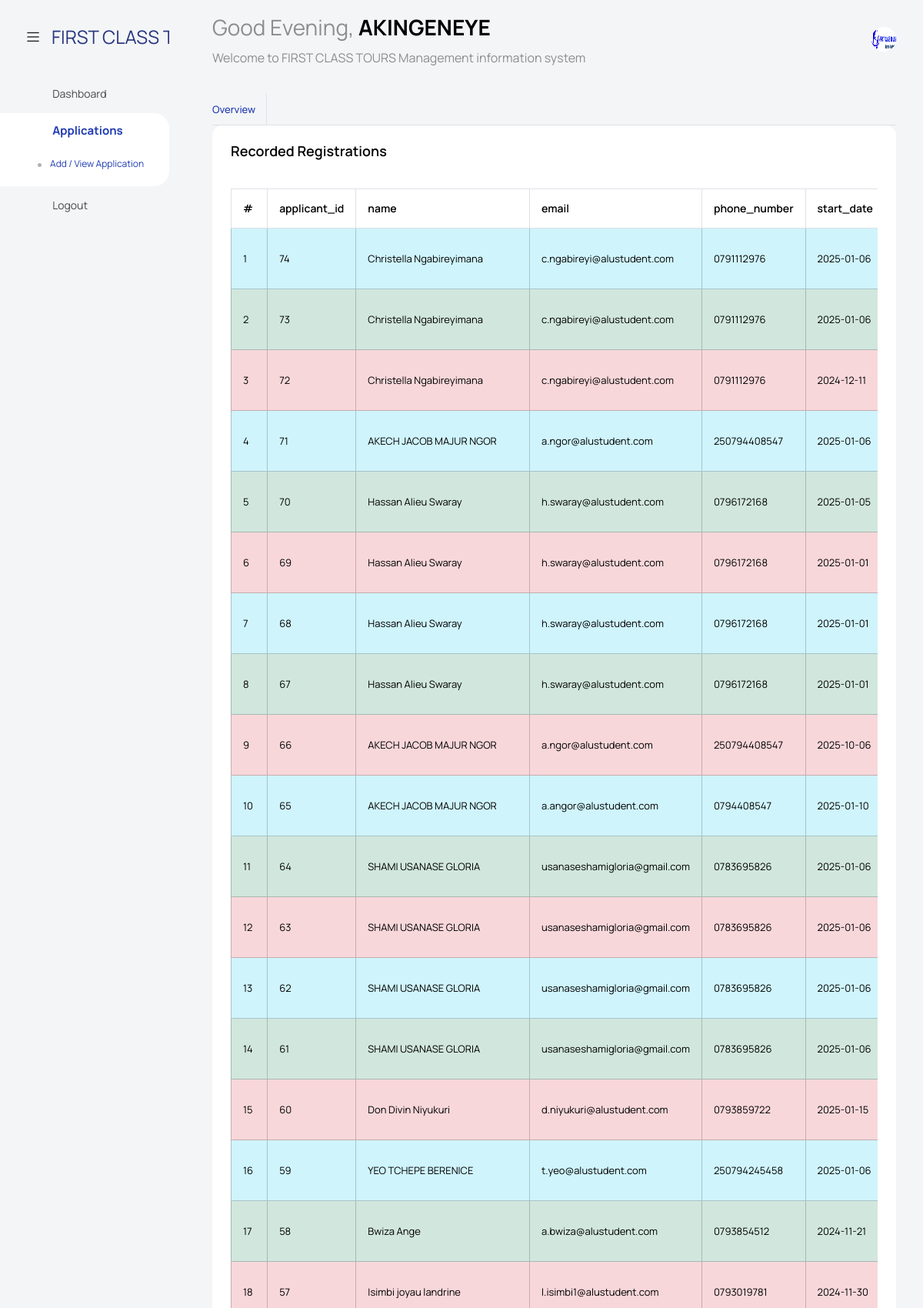
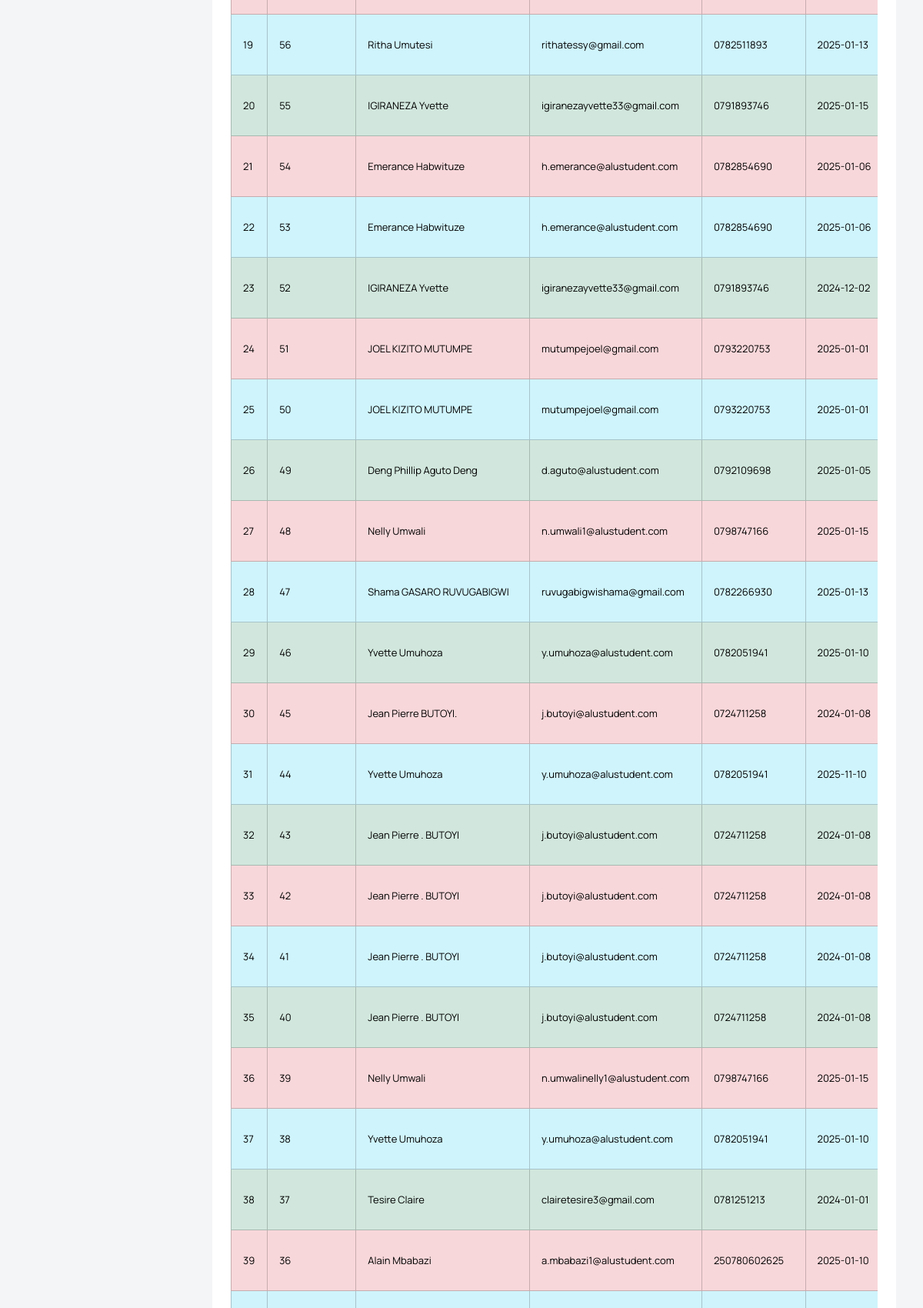
/application/dashboard/applications.php (signed in, upper part), run on the app's committed database (2 pictures, top to bottom).
### tables this page shows
CREATE TABLE `registrations` (
  `applicant_id` int(11) NOT NULL AUTO_INCREMENT,
  `name` varchar(100) DEFAULT NULL,
  `email` varchar(100) DEFAULT NULL,
  `phone_number` varchar(20) DEFAULT NULL,
  `start_date` date DEFAULT NULL,
  `end_date` date DEFAULT NULL,
  `nationality` varchar(50) DEFAULT NULL,
  `country_of_residence` varchar(50) DEFAULT NULL,
  `department` varchar(100) DEFAULT NULL,
  `internship_level` varchar(20) DEFAULT NULL,
  `type_of_internship` varchar(100) DEFAULT NULL,
  `gender` enum('male','female') DEFAULT NULL,
  `additional_info` text DEFAULT NULL,
  `cv_path` varchar(255) DEFAULT NULL,
  `request_letter_path` varchar(200) DEFAULT NULL,
  `recorded_time` timestamp(6) NULL DEFAULT current_timestamp(6),
  `status` varchar(100) DEFAULT 'pending',
  PRIMARY KEY (`applicant_id`)
);

### application/dashboard/applications.php (the view, shortened to what this page needs)
<?php  include("header.php");  ?>
      <div class="container-fluid page-body-wrapper">
        <?php include("sidebar.php");   ?>
        <div class="main-panel">
          <div class="content-wrapper">
            <div class="row">
              <div class="col-sm-12">
                <div class="home-tab">
                  <div class="d-sm-flex align-items-center justify-content-between border-bottom">
                    <ul class="nav nav-tabs" role="tablist">
                      <li class="nav-item">
                        <a class="nav-link active ps-0" id="home-tab" data-bs-toggle="tab" href="#overview" role="tab" aria-controls="overview" aria-selected="true">Overview</a>
                      </li>
                    </ul>
                  </div>
 <?php
include 'dbcon.php';
$sql = "SELECT * FROM registrations ORDER BY applicant_id DESC";
$result = $conn->query($sql);
?>
<div class="col-lg-12 stretch-card">
    <div class="card">
        <div class="card-body">
            <h4 class="card-title">Recorded Registrations</h4>
            <div class="table-responsive pt-3">
                <table class="table table-bordered">
                    <thead>
                        <tr>
                            <th>#</th>
                            <?php
                            if ($result->num_rows > 0) {
                                $firstRow = $result->fetch_assoc();
                                foreach ($firstRow as $column => $value) {
                                    echo "<th>" . htmlspecialchars($column) . "</th>";
                                }
                                $result->data_seek(0);
                            }
                            ?>
                        </tr>
                    </thead>
                    <tbody>
                        <?php
                        if ($result->num_rows > 0) {
                            $counter = 1;
                            while ($row = $result->fetch_assoc()) {
                                $colorClass = '';
                                if ($counter % 3 == 0) {
                                    $colorClass = 'table-danger';
                                } elseif ($counter % 3 == 1) {
                                    $colorClass = 'table-info';
                                } else {
                                    $colorClass = 'table-success';
                                }
                                ?>
                                <tr class="<?php echo $colorClass; ?>">
                                    <td><?php echo $counter; ?></td>
                                    <?php
                                    foreach ($row as $field => $value) {
                                        if ($field == 'additional_info') {
                                            echo "<td>" . nl2br(htmlspecialchars($value)) . "</td>";
                                        } else {
                                            echo "<td>" . htmlspecialchars($value) . "</td>";
                                        }
                                    }
                                    ?>
                                </tr>
                                <?php
                                $counter++;
                            }
                        } else {
                            echo '<tr><td colspan="100%" class="text-center">No registrations found.</td></tr>';
                        }
                        ?>
                    </tbody>
                </table>
            </div>
        </div>
    </div>
</div>
                      </div>
                    </div>
                  </div>
                </div>
              </div>
            </div>
  </body>
</html>

### data on the page
registrations: applicant_id "74", name "Christella Ngabireyimana", email "c.ngabireyi@alustudent.com", phone_number "0791112976", start_date "2025-01-06"
registrations: applicant_id "73", name "Christella Ngabireyimana", email "c.ngabireyi@alustudent.com", phone_number "0791112976", start_date "2025-01-06"
registrations: applicant_id "72", name "Christella Ngabireyimana", email "c.ngabireyi@alustudent.com", phone_number "0791112976", start_date "2024-12-11"
registrations: applicant_id "71", name "AKECH JACOB MAJUR NGOR", email "a.ngor@alustudent.com", phone_number "250794408547", start_date "2025-01-06"
registrations: applicant_id "70", name "Hassan Alieu Swaray", email "h.swaray@alustudent.com", phone_number "0796172168", start_date "2025-01-05"
registrations: applicant_id "69", name "Hassan Alieu Swaray", email "h.swaray@alustudent.com", phone_number "0796172168", start_date "2025-01-01"
registrations: applicant_id "68", name "Hassan Alieu Swaray", email "h.swaray@alustudent.com", phone_number "0796172168", start_date "2025-01-01"
registrations: applicant_id "67", name "Hassan Alieu Swaray", email "h.swaray@alustudent.com", phone_number "0796172168", start_date "2025-01-01"
registrations: applicant_id "66", name "AKECH JACOB MAJUR NGOR", email "a.ngor@alustudent.com", phone_number "250794408547", start_date "2025-10-06"
registrations: applicant_id "65", name "AKECH JACOB MAJUR NGOR", email "a.angor@alustudent.com", phone_number "0794408547", start_date "2025-01-10"
registrations: applicant_id "64", name "SHAMI USANASE GLORIA", email "usanaseshamigloria@gmail.com", phone_number "0783695826", start_date "2025-01-06"
registrations: applicant_id "63", name "SHAMI USANASE GLORIA", email "usanaseshamigloria@gmail.com", phone_number "0783695826", start_date "2025-01-06"
registrations: applicant_id "62", name "SHAMI USANASE GLORIA", email "usanaseshamigloria@gmail.com", phone_number "0783695826", start_date "2025-01-06"
registrations: applicant_id "61", name "SHAMI USANASE GLORIA", email "usanaseshamigloria@gmail.com", phone_number "0783695826", start_date "2025-01-06"
registrations: applicant_id "60", name "Don Divin Niyukuri", email "d.niyukuri@alustudent.com", phone_number "0793859722", start_date "2025-01-15"
registrations: applicant_id "59", name "YEO TCHEPE BERENICE", email "t.yeo@alustudent.com", phone_number "250794245458", start_date "2025-01-06"
registrations: applicant_id "58", name "Bwiza Ange", email "a.bwiza@alustudent.com", phone_number "0793854512", start_date "2024-11-21"
registrations: applicant_id "57", name "Isimbi joyau landrine", email "l.isimbi1@alustudent.com", phone_number "0793019781", start_date "2024-11-30"
registrations: applicant_id "56", name "Ritha Umutesi", email "rithatessy@gmail.com", phone_number "0782511893", start_date "2025-01-13"
registrations: applicant_id "55", name "IGIRANEZA Yvette", email "igiranezayvette33@gmail.com", phone_number "0791893746", start_date "2025-01-15"
registrations: applicant_id "54", name "Emerance Habwituze", email "h.emerance@alustudent.com", phone_number "0782854690", start_date "2025-01-06"
registrations: applicant_id "53", name "Emerance Habwituze", email "h.emerance@alustudent.com", phone_number "0782854690", start_date "2025-01-06"
registrations: applicant_id "52", name "IGIRANEZA Yvette", email "igiranezayvette33@gmail.com", phone_number "0791893746", start_date "2024-12-02"
registrations: applicant_id "51", name "JOEL KIZITO MUTUMPE", email "mutumpejoel@gmail.com", phone_number "0793220753", start_date "2025-01-01"
registrations: applicant_id "50", name "JOEL KIZITO MUTUMPE", email "mutumpejoel@gmail.com", phone_number "0793220753", start_date "2025-01-01"
registrations: applicant_id "49", name "Deng Phillip Aguto Deng", email "d.aguto@alustudent.com", phone_number "0792109698", start_date "2025-01-05"
registrations: applicant_id "48", name "Nelly Umwali", email "n.umwali1@alustudent.com", phone_number "0798747166", start_date "2025-01-15"
registrations: applicant_id "47", name "Shama GASARO RUVUGABIGWI", email "ruvugabigwishama@gmail.com", phone_number "0782266930", start_date "2025-01-13"
registrations: applicant_id "46", name "Yvette Umuhoza", email "y.umuhoza@alustudent.com", phone_number "0782051941", start_date "2025-01-10"
registrations: applicant_id "45", name "Jean Pierre BUTOYI.", email "j.butoyi@alustudent.com", phone_number "0724711258", start_date "2024-01-08"
registrations: applicant_id "44", name "Yvette Umuhoza", email "y.umuhoza@alustudent.com", phone_number "0782051941", start_date "2025-11-10"
registrations: applicant_id "43", name "Jean Pierre . BUTOYI", email "j.butoyi@alustudent.com", phone_number "0724711258", start_date "2024-01-08"
registrations: applicant_id "42", name "Jean Pierre . BUTOYI", email "j.butoyi@alustudent.com", phone_number "0724711258", start_date "2024-01-08"
registrations: applicant_id "41", name "Jean Pierre . BUTOYI", email "j.butoyi@alustudent.com", phone_number "0724711258", start_date "2024-01-08"
registrations: applicant_id "40", name "Jean Pierre . BUTOYI", email "j.butoyi@alustudent.com", phone_number "0724711258", start_date "2024-01-08"
registrations: applicant_id "39", name "Nelly Umwali", email "n.umwalinelly1@alustudent.com", phone_number "0798747166", start_date "2025-01-15"
registrations: applicant_id "38", name "Yvette Umuhoza", email "y.umuhoza@alustudent.com", phone_number "0782051941", start_date "2025-01-10"
registrations: applicant_id "37", name "Tesire Claire", email "clairetesire3@gmail.com", phone_number "0781251213", start_date "2024-01-01"
registrations: applicant_id "36", name "Alain Mbabazi", email "a.mbabazi1@alustudent.com", phone_number "250780602625", start_date "2025-01-10"

### other printed values
$greeting "Good Evening"
$username "AKINGENEYE"
$column "applicant_id"
$column "name"
$column "email"
$column "phone_number"
$column "start_date"
